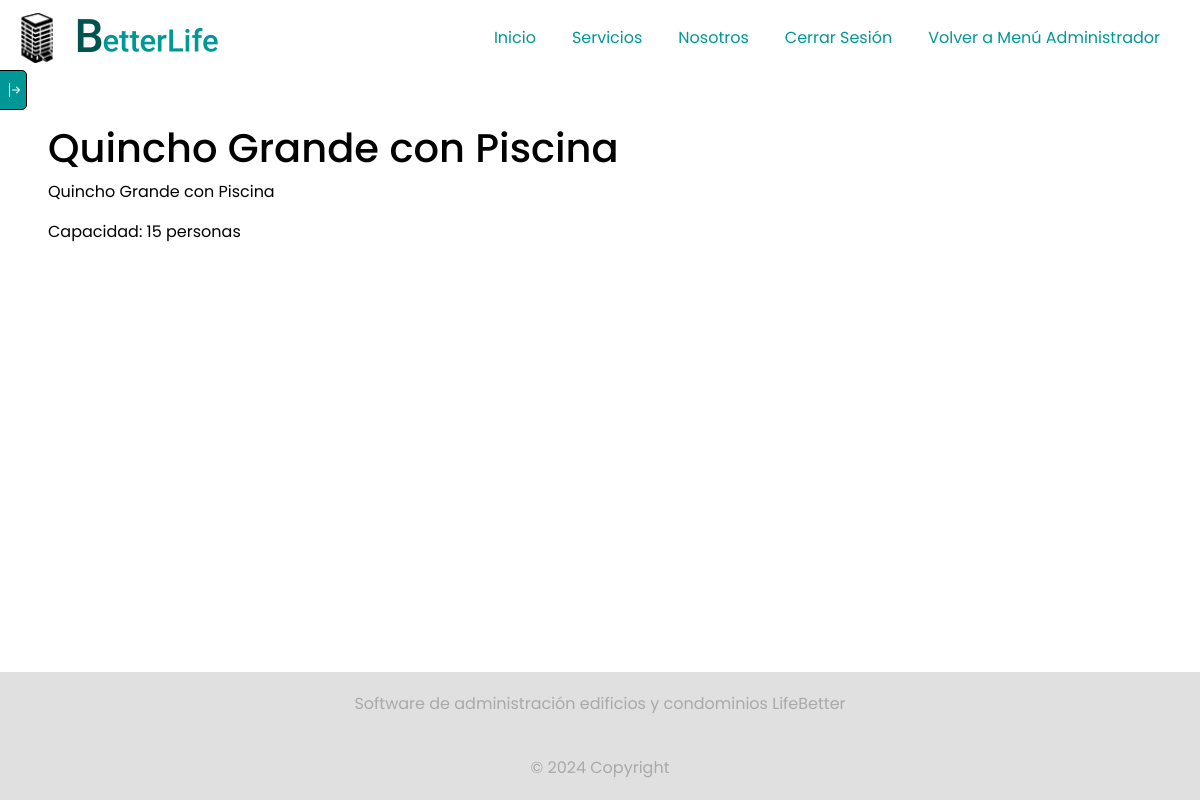
The app's page /residente/ecomun/detalle_espacio/1/ (signed in) with its own data.
### LifeBetterApp/models.py (models this page shows, shortened)
class EspacioComun(models.Model):
    id_ec = models.AutoField(primary_key=True)
    nombre_ec = models.CharField(max_length=60)
    descripcion_ec = models.CharField(max_length=60)
    capacidad_ec = models.IntegerField()
    estado_ec = models.CharField(max_length=20, choices=[
        ('disponible', 'Disponible'),
        ('reservado', 'Reservado'),
        ('en_mantenimiento', 'En Mantenimiento'),
    ], default='disponible')
    class Meta:
        db_table = 'espacio_comun'
        verbose_name = 'Espacio Común'
        verbose_name_plural = 'Espacios Comunes'

### LifeBetterApp/views.py (the view)
# urls.py: path('residente/ecomun/detalle_espacio/<int:id_ec>/', views.detalle_espacio, name='detalle_espacio'),#Descripcion espacio
@login_required
def detalle_espacio(request, id_ec):
    espacio = get_object_or_404(EspacioComun, id_ec=id_ec)
    reservas = Reservacion.objects.filter(id_ec=espacio)
    return render(request, 'residente/ecomun/detalle_espacio.html', {'espacio': espacio, 'reservas': reservas})

### LifeBetterApp/templates/residente/ecomun/detalle_espacio.html (shortened to what this page needs)
{% extends "index.html" %}
{% load static %}
{% block body %}
{% include 'componentes/sidenav.html' %}
<h1>{{ espacio.nombre_ec }}</h1>
<p>{{ espacio.descripcion_ec }}</p>
<p>Capacidad: {{ espacio.capacidad_ec }} personas</p>
{% endblock %}

### LifeBetterApp/static/css/base.css (style rules this page uses)
:root { --primary-color: #009797; --secondary-color: #000000; --background-color: #ffffff; --sidebar-background: #e0e0e0; --text-color: var(--secondary-color); --tertiary-color: #505050; }
body { font-family: 'Poppins', sans-serif; min-height: 100vh; background-color: var(--background-color); color: var(--text-color); transition: background-color 0.5s ease, color 0.5s ease; }

### records on screen
EspacioComun: nombre_ec "Quincho Grande con Piscina", descripcion_ec "Quincho Grande con Piscina", capacidad_ec "15"
